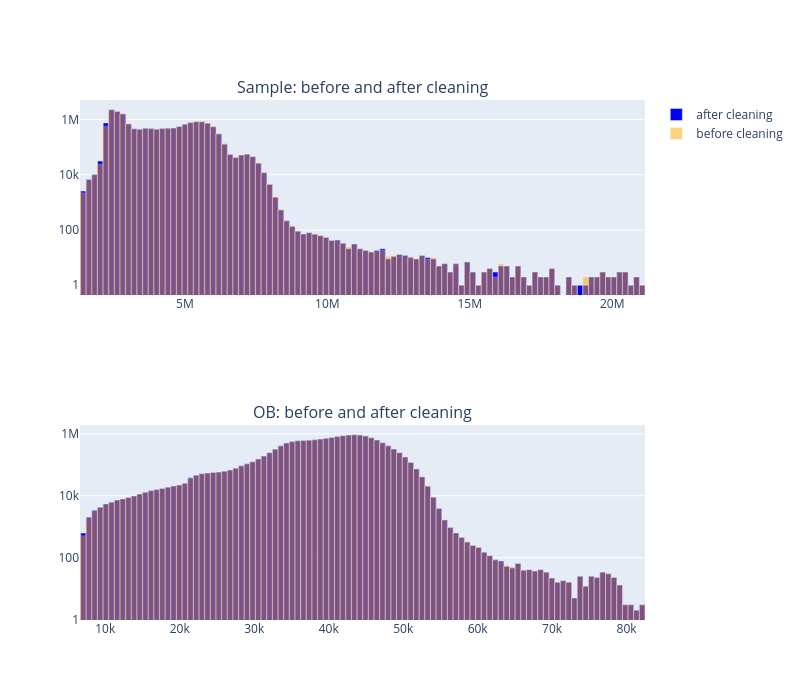

Notebook source saved alongside this figure:
### Markdown cell above
Launch the cleaning

### Code cell
o_preprocess.clean_images()
